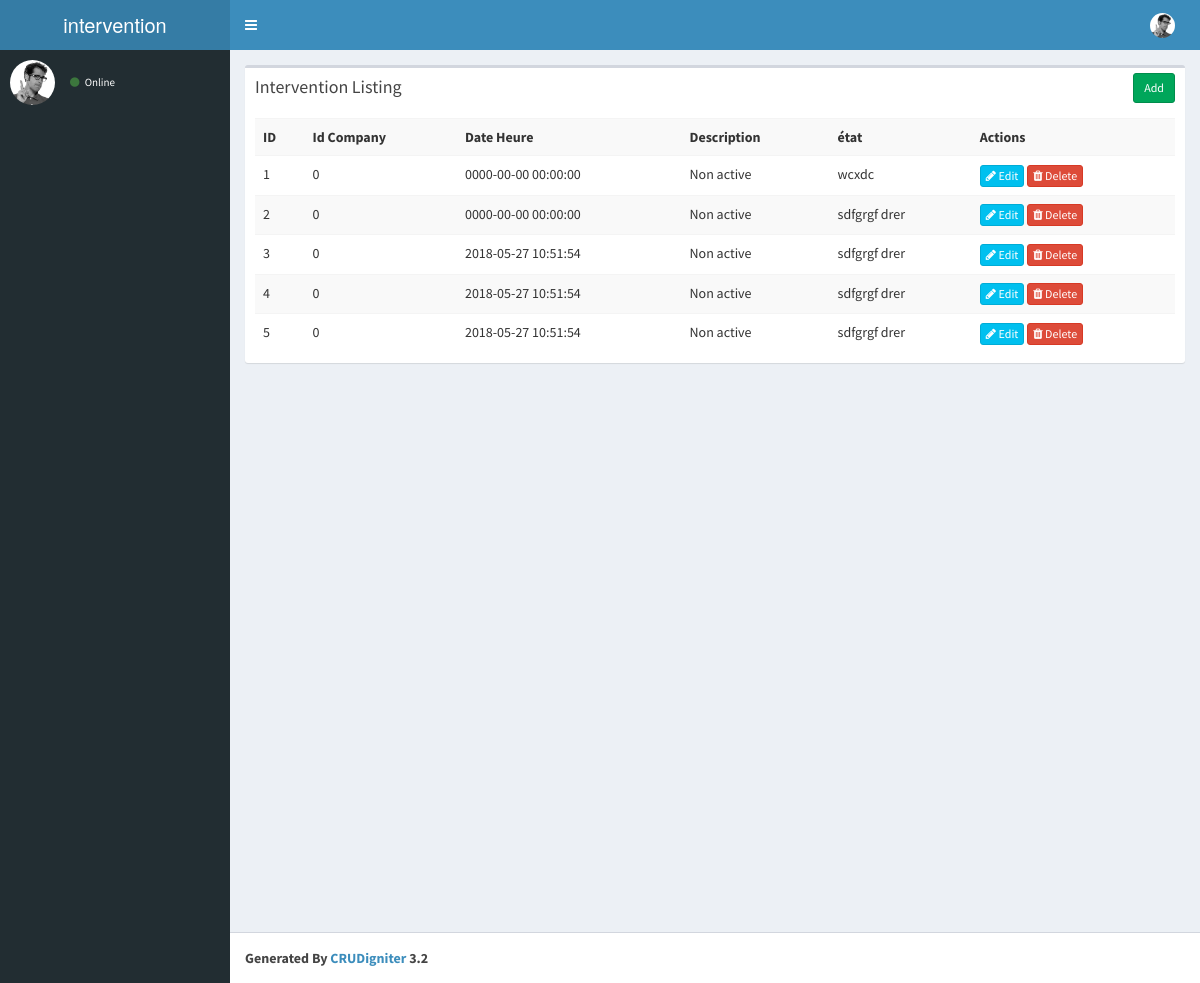
/index.php/intervention/client_list, run on the app's committed database.
### tables this page shows
CREATE TABLE `intervention` (
  `id` int(10) NOT NULL AUTO_INCREMENT,
  `date_heure` datetime DEFAULT NULL,
  `description` varchar(500) DEFAULT NULL,
  `id_company` int(10) DEFAULT NULL,
  `id_user` int(10) DEFAULT NULL,
  `active` int(1) DEFAULT '0',
  `id_invention` int(10) DEFAULT NULL,
  PRIMARY KEY (`id`)
);

### application/controllers/Intervention.php (called while the page is built, shortened)
<?php
class Intervention extends CI_Controller{
    function __construct()
    {
        $this->load->model('Intervention_model');
    }
    function client_list()
    {
        $data['intervention'] = $this->Intervention_model->get_client_intervention();
        $data['_view'] = 'intervention/index2';
        $this->load->view('layouts/main',$data);
    }
}

### index.php (called while the page is built, shortened)
<?php
require_once BASEPATH.'core/CodeIgniter.php';

### application/models/Intervention_model.php (called while the page is built, shortened)
<?php
class Intervention_model extends CI_Model
{
    function get_client_intervention()
    {
        $this->db->where('id_invention',  $this->session->userdata('logged_in')['users_id']);
        $this->db->order_by('active', 'asc');
        return $this->db->get('intervention')->result_array();
    }
}

### application/views/intervention/index2.php (the view)
<div class="row">
    <div class="col-md-12">
        <div class="box">
            <div class="box-header">
                <h3 class="box-title">Intervention Listing</h3>
            	<div class="box-tools">
                    <a href="<?php echo site_url('intervention/add'); ?>" class="btn btn-success btn-sm">Add</a>
                </div>
            </div>
            <div class="box-body">
                <table class="table table-striped">
                    <tr>
						<th>ID</th>
						<th>Id Company</th>
						<th>Date Heure</th>
						<th>Description</th>
						<th>état</th>
						<th>Actions</th>
                    </tr>
                    <?php foreach($intervention as $i){ ?>
                    <tr>
						<td><?php echo $i['id']; ?></td>
						<td><?php echo $i['id_company']; ?></td>
						<td><?php echo $i['date_heure']; ?></td>
						<td><?php  if($i['active'] == 1) echo 'Active'; else echo 'Non active'; ?></td>
						<td><?php echo $i['description']; ?></td>
						<td>
                            <a href="<?php echo site_url('intervention/edit/'.$i['id']); ?>" class="btn btn-info btn-xs"><span class="fa fa-pencil"></span> Edit</a>
                            <a href="<?php echo site_url('intervention/remove/'.$i['id']); ?>" class="btn btn-danger btn-xs"><span class="fa fa-trash"></span> Delete</a>
                        </td>
                    </tr>
                    <?php } ?>
                </table>
            </div>
        </div>
    </div>
</div>

### data on the page
intervention: id "1", id_company "0", date_heure "0000-00-00 00:00:00", active "Non active", description "wcxdc"
intervention: id "2", id_company "0", date_heure "0000-00-00 00:00:00", active "Non active", description "sdfgrgf drer"
intervention: id "3", id_company "0", date_heure "2018-05-27 10:51:54", active "Non active", description "sdfgrgf drer"
intervention: id "4", id_company "0", date_heure "2018-05-27 10:51:54", active "Non active", description "sdfgrgf drer"
intervention: id "5", id_company "0", date_heure "2018-05-27 10:51:54", active "Non active", description "sdfgrgf drer"
